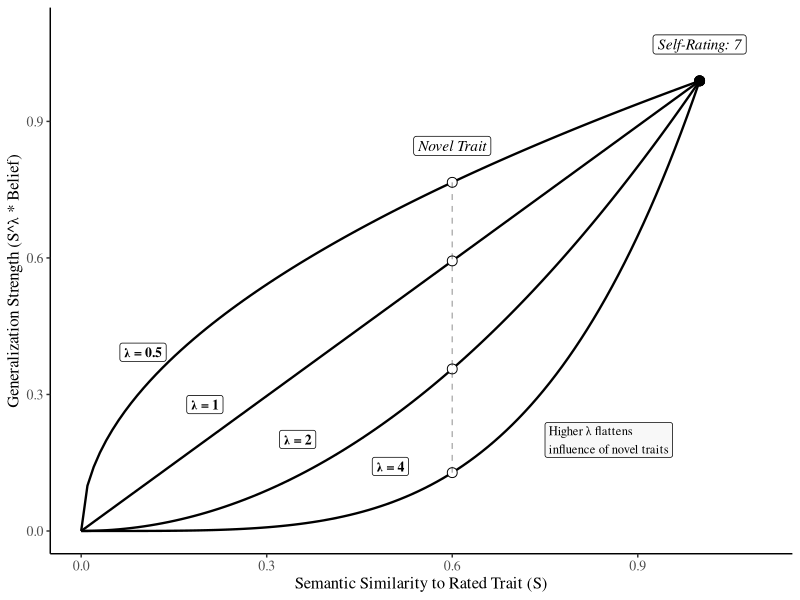

Source code (R):
# Refined Visualization of how Lambda enables Alpha Identifiability (Staggered Labels)
library(tidyverse)

# Parameters
lambda_vals <- c(0.5, 1, 2, 4)
alpha <- 1.5 
E <- 7       
G <- 1 / (1 + exp(-alpha * (E - 4))) 

# Generate Similarity space
sim_space <- seq(0, 1, length.out = 100)

# Create curve data
df_curves <- expand.grid(Similarity = sim_space, lambda = lambda_vals) %>%
  mutate(
    Weight = (Similarity^lambda) * G,
    lambda_label = paste0("λ = ", lambda)
  )

# Define Traits to highlight
traits_to_show <- tibble(
  Trait = c("Rated Trait", "Novel Trait"),
  Similarity = c(1.0, 0.6),
  Rating = c("7", "?")
)

# Calculate points on the curves for these traits
trait_points <- expand.grid(Similarity = traits_to_show$Similarity, lambda = lambda_vals) %>%
  left_join(traits_to_show, by = "Similarity") %>%
  mutate(
    Weight = (Similarity^lambda) * G
  )

# STAGGERED Label positions for lambda
# We pick different X positions where the curves are naturally separated
label_pos <- tibble(
  lambda = c(0.5, 1, 2, 4),
  x_pos = c(0.1, 0.2, 0.35, 0.5)
) %>%
  mutate(
    y_pos = (x_pos^lambda) * G + 0.08
  )

# Plot
p <- ggplot() +
  # Curves
  geom_line(data = df_curves, aes(x = Similarity, y = Weight, group = as.factor(lambda)), 
            color = "black", linewidth = 0.8) +
  # Staggered Lambda labels in white boxes
  geom_label(data = label_pos, aes(x = x_pos, y = y_pos, label = paste0("λ = ", lambda)),
            size = 3.5, fontface = "bold", family = "serif", fill = "white", linewidth = 0.2) +
  # Points for the rated trait
  geom_point(data = trait_points %>% filter(Trait == "Rated Trait"), 
             aes(x = Similarity, y = Weight), size = 3, color = "black") +
  # Points for the novel trait
  geom_point(data = trait_points %>% filter(Trait == "Novel Trait"), 
             aes(x = Similarity, y = Weight), size = 3, color = "black", shape = 21, fill = "white") +
  # Vertical line connecting the novel trait points
  geom_segment(aes(x = 0.6, xend = 0.6, y = (0.6^4)*G, yend = (0.6^0.5)*G), 
               linetype = "dashed", alpha = 0.3) +
  # Boxed annotations
  annotate("label", x = 1.0, y = G + 0.08, label = "Self-Rating: 7", 
           fontface = "italic", family = "serif", fill = "white", linewidth = 0.5) +
  annotate("label", x = 0.6, y = (0.6^0.5)*G + 0.08, label = "Novel Trait", 
           fontface = "italic", family = "serif", fill = "white", linewidth = 0.5) +
  annotate("label", x = 0.75, y = 0.2, label = "Higher λ flattens\ninfluence of novel traits", 
           hjust = 0, size = 3.2, family = "serif", fill = "#f8f8f8", linewidth = 0.2) +
  labs(
    x = "Semantic Similarity to Rated Trait (S)",
    y = "Generalization Strength (S^λ * Belief)"
  ) +
  scale_x_continuous(expand = c(0, 0.05), limits = c(0, 1.1)) +
  scale_y_continuous(expand = c(0, 0.05), limits = c(0, 1.1)) +
  theme_classic() + 
  theme(
    axis.title = element_text(size = 12, family = "serif"),
    axis.text = element_text(size = 10, family = "serif"),
    legend.position = "none"
  )

# Save
ggsave("Figure_Lambda_Identifiability.png", p, width = 7, height = 5, dpi = 300)

message("Figure_Lambda_Identifiability.png has been generated (staggered labels).")
